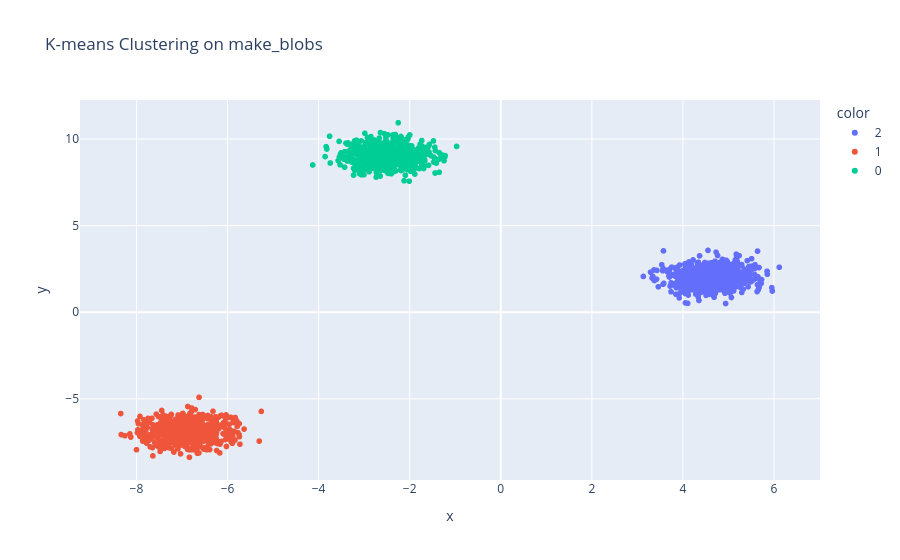

The cell this chart's notebook holds for it:
### Code cell
optimal_k = 3
kmeans = KMeans(n_clusters=optimal_k, random_state=42)
labels_kmeans = kmeans.fit_predict(X_blobs)
fig = px.scatter(x=X_blobs[:, 0], y=X_blobs[:, 1], color=labels_kmeans.astype(
    str), title="K-means Clustering on make_blobs")
fig.show()

### Figure 1 — Plotly figure (JSON) as saved in the notebook; plotly's stock layout.template omitted (floating-point values rounded to 4 significant figures; data arrays with more than 128 entries replaced by an {"elided": "..."} marker saying what was removed)
{"data": [{"hovertemplate": "color=2<br>x=%{x}<br>y=%{y}<extra></extra>", "legendgroup": "2", "marker": {"color": "#636efa", "symbol": "circle"}, "mode": "markers", "name": "2", "showlegend": true, "type": "scattergl", "x": {"elided": "667 float values"}, "xaxis": "x", "y": {"elided": "667 float values"}, "yaxis": "y"}, {"hovertemplate": "color=1<br>x=%{x}<br>y=%{y}<extra></extra>", "legendgroup": "1", "marker": {"color": "#EF553B", "symbol": "circle"}, "mode": "markers", "name": "1", "showlegend": true, "type": "scattergl", "x": {"elided": "666 float values"}, "xaxis": "x", "y": {"elided": "666 float values"}, "yaxis": "y"}, {"hovertemplate": "color=0<br>x=%{x}<br>y=%{y}<extra></extra>", "legendgroup": "0", "marker": {"color": "#00cc96", "symbol": "circle"}, "mode": "markers", "name": "0", "showlegend": true, "type": "scattergl", "x": {"elided": "667 float values"}, "xaxis": "x", "y": {"elided": "667 float values"}, "yaxis": "y"}], "layout": {"legend": {"title": {"text": "color"}, "tracegroupgap": 0}, "title": {"text": "K-means Clustering on make_blobs"}, "xaxis": {"anchor": "y", "domain": [0, 1], "title": {"text": "x"}}, "yaxis": {"anchor": "x", "domain": [0, 1], "title": {"text": "y"}}}}
